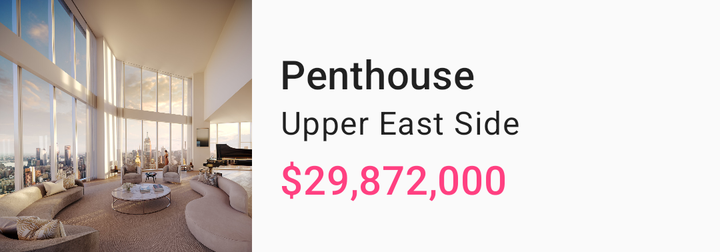
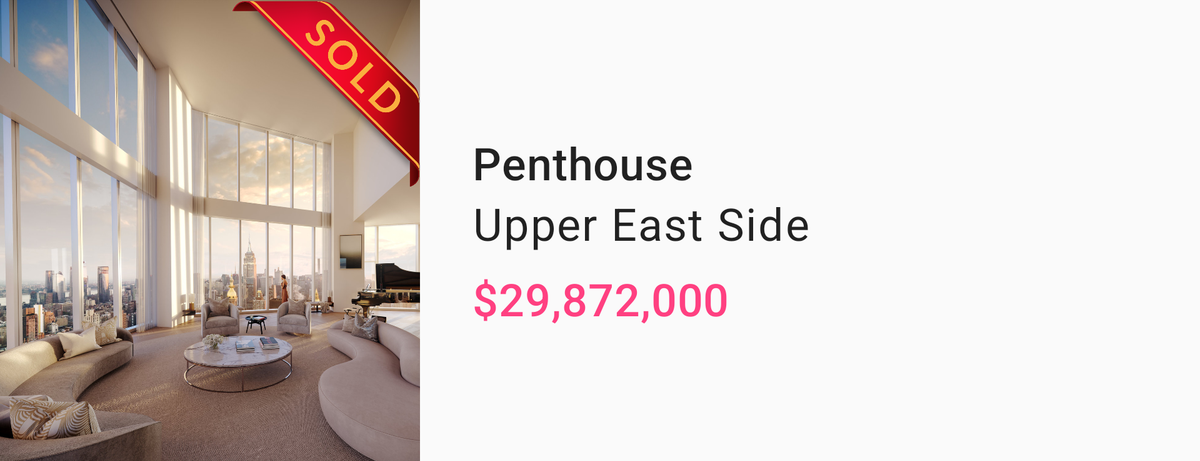

The same Android screen from two of the app's own layout files: first res/layout/ as a phone draws it, then the repository's variant for another configuration, drawn on a device whose configuration selects that folder. Both files follow.
<!-- AndroidManifest.xml: application theme AppTheme -->
<!-- res/layout/estate_item.xml -->
<?xml version="1.0" encoding="utf-8"?>
<androidx.constraintlayout.widget.ConstraintLayout xmlns:android="http://schemas.android.com/apk/res/android"
    xmlns:app="http://schemas.android.com/apk/res-auto"
    xmlns:tools="http://schemas.android.com/tools"
    android:id="@+id/estate_item"
    android:layout_width="match_parent"
    android:layout_height="wrap_content">

    <androidx.appcompat.widget.AppCompatImageView
        android:id="@+id/estate_photo"
        android:layout_width="0dp"
        android:layout_height="wrap_content"
        android:adjustViewBounds="true"
        android:scaleType="centerCrop"
        app:layout_constrainedHeight="true"
        app:layout_constraintStart_toStartOf="parent"
        app:layout_constraintTop_toTopOf="parent"
        app:layout_constraintWidth_percent="0.35"
        tools:src="@drawable/penthouse_sample" />

    <LinearLayout
        android:layout_width="wrap_content"
        android:layout_height="wrap_content"
        android:layout_marginTop="8dp"
        android:layout_marginBottom="8dp"
        android:orientation="vertical"
        app:layout_constraintBottom_toBottomOf="parent"
        app:layout_constraintStart_toEndOf="@+id/estate_photo"
        app:layout_constraintTop_toTopOf="parent">

        <TextView
            android:id="@+id/estate_type"
            android:layout_width="wrap_content"
            android:layout_height="wrap_content"
            android:layout_marginStart="14dp"
            android:textAppearance="@style/TextAppearance.MaterialComponents.Headline6"
            tools:text="Penthouse" />

        <TextView
            android:id="@+id/estate_district"
            android:layout_width="wrap_content"
            android:layout_height="wrap_content"
            android:layout_marginStart="14dp"
            android:textAppearance="@style/TextAppearance.MaterialComponents.Body1"
            tools:text="Upper East Side" />

        <TextView
            android:id="@+id/estate_price"
            android:layout_width="wrap_content"
            android:layout_height="wrap_content"
            android:layout_marginStart="14dp"
            android:layout_marginTop="4dp"
            android:textAppearance="@style/TextAppearance.MaterialComponents.Headline6"
            android:textColor="@color/colorAccent"
            tools:text="$29,872,000" />

    </LinearLayout>

</androidx.constraintlayout.widget.ConstraintLayout>
<!-- resources referenced by this layout -->
<resources>
  <color name="colorAccent">#FF4081</color>
  <!-- drawable penthouse_sample: jpg bitmap (drawable, 385672 bytes) -->
  <style name="AppTheme" parent="Theme.AppCompat.Light.DarkActionBar">
          
          <item name="colorPrimary">@color/colorPrimary</item>
          <item name="colorPrimaryVariant">@color/colorPrimaryDark</item>
          <item name="colorOnPrimary">@android:color/white</item>
          
          <item name="colorSecondary">@color/colorSecondary</item>
          <item name="colorSecondaryVariant">@color/colorSecondaryDark</item>
          <item name="colorOnSecondary">@android:color/black</item>
          
          <item name="android:statusBarColor" tools:targetApi="lollipop">?attr/colorPrimaryVariant
          </item>
          
          <item name="colorAccent">@color/colorAccent</item>
      </style>
  <color name="colorPrimary">#546e7a</color>
  <color name="colorPrimaryDark">#29434e</color>
  <color name="colorSecondary">#f5f5f5</color>
  <color name="colorSecondaryDark">#c1c1c1</color>
</resources>
<!-- res/layout-sw600dp-land/estate_item.xml (the repository's variant of the layout above) -->
<!-- drawn on a 7-inch tablet turned sideways -->
<?xml version="1.0" encoding="utf-8"?>
<androidx.constraintlayout.widget.ConstraintLayout xmlns:android="http://schemas.android.com/apk/res/android"
    xmlns:app="http://schemas.android.com/apk/res-auto"
    xmlns:tools="http://schemas.android.com/tools"
    android:id="@+id/estate_item"
    android:layout_width="match_parent"
    android:layout_height="wrap_content">

    <androidx.appcompat.widget.AppCompatImageView
        android:id="@+id/estate_photo"
        android:layout_width="0dp"
        android:layout_height="0dp"
        android:adjustViewBounds="true"
        android:scaleType="centerCrop"
        app:layout_constrainedHeight="true"
        app:layout_constraintHeight_percent="1"
        app:layout_constraintStart_toStartOf="parent"
        app:layout_constraintTop_toTopOf="parent"
        app:layout_constraintWidth_percent="0.35"
        tools:src="@drawable/penthouse_sample" />

    <LinearLayout
        android:layout_width="wrap_content"
        android:layout_height="wrap_content"
        android:layout_marginHorizontal="42dp"
        android:layout_marginVertical="106dp"
        android:orientation="vertical"
        app:layout_constraintBottom_toBottomOf="parent"
        app:layout_constraintStart_toEndOf="@+id/estate_photo"
        app:layout_constraintTop_toTopOf="parent">

        <TextView
            android:id="@+id/estate_type"
            android:layout_width="wrap_content"
            android:layout_height="wrap_content"
            android:textAppearance="@style/TextAppearance.MaterialComponents.Headline6"
            android:textSize="36sp"
            tools:text="Penthouse" />

        <TextView
            android:id="@+id/estate_district"
            android:layout_width="wrap_content"
            android:layout_height="wrap_content"
            android:textAppearance="@style/TextAppearance.MaterialComponents.Body1"
            android:textSize="36sp"
            tools:text="Upper East Side" />

        <TextView
            android:id="@+id/estate_price"
            android:layout_width="wrap_content"
            android:layout_height="wrap_content"
            android:layout_marginTop="12dp"
            android:textAppearance="@style/TextAppearance.MaterialComponents.Headline6"
            android:textColor="@color/colorAccent"
            android:textSize="36sp"
            tools:text="$29,872,000" />

    </LinearLayout>

    <androidx.appcompat.widget.AppCompatImageView
        android:id="@+id/estate_ribbon"
        android:layout_width="150dp"
        android:layout_height="150dp"
        android:visibility="invisible"
        app:layout_constraintEnd_toEndOf="@id/estate_photo"
        app:layout_constraintTop_toTopOf="parent"
        app:srcCompat="@drawable/sold_ribbon"
        tools:visibility="visible" />

</androidx.constraintlayout.widget.ConstraintLayout>
<!-- resources referenced by the variant -->
<!-- as a 7-inch tablet turned sideways resolves them -->
<resources>
  <color name="colorAccent">#FF4081</color>
  <!-- drawable penthouse_sample: jpg bitmap (drawable, 385672 bytes) -->
  <!-- drawable sold_ribbon: png bitmap (drawable-hdpi, 92237 bytes) -->
  <style name="AppTheme" parent="Theme.AppCompat.Light.DarkActionBar">
          
          <item name="colorPrimary">@color/colorPrimary</item>
          <item name="colorPrimaryVariant">@color/colorPrimaryDark</item>
          <item name="colorOnPrimary">@android:color/white</item>
          
          <item name="colorSecondary">@color/colorSecondary</item>
          <item name="colorSecondaryVariant">@color/colorSecondaryDark</item>
          <item name="colorOnSecondary">@android:color/black</item>
          
          <item name="android:statusBarColor" tools:targetApi="lollipop">?attr/colorPrimaryVariant
          </item>
          
          <item name="colorAccent">@color/colorAccent</item>
      </style>
  <color name="colorPrimary">#546e7a</color>
  <color name="colorPrimaryDark">#29434e</color>
  <color name="colorSecondary">#f5f5f5</color>
  <color name="colorSecondaryDark">#c1c1c1</color>
</resources>
